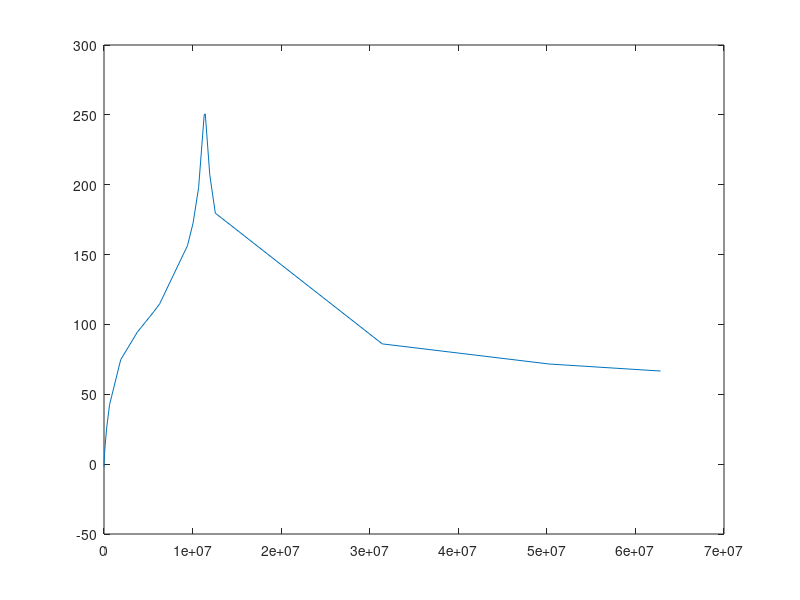
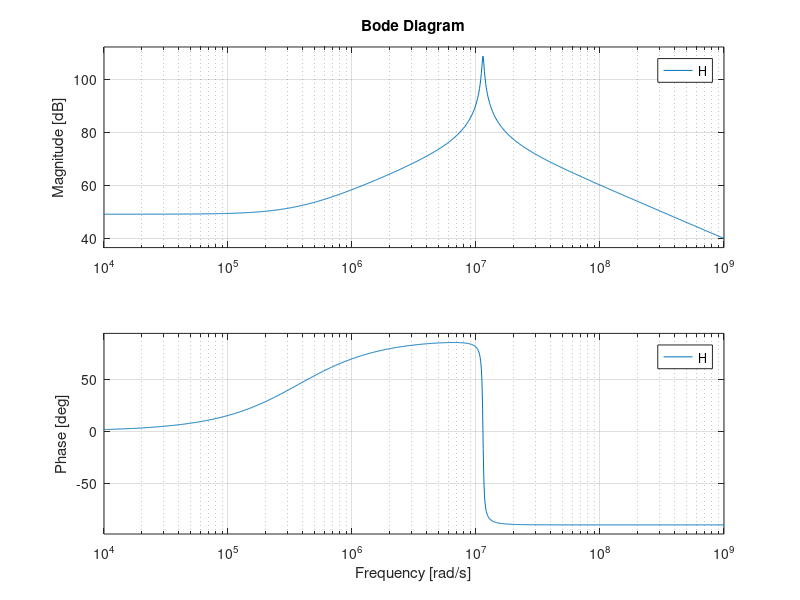

Recreate these plots in MATLAB, in order.
clc;
clearvars;
clear all;
M = csvread('inductancias.csv')

f = M(:,1);
L = M(:,2);
Q = M(:,3);
R = M(:,4);
% fase = M(:,5);
% 
% 
% figure;
% plot(f,L)
% 
% figure;
% plot(f,Q)
% 
% figure;
% plot(f,R)
% figure;
% plot(f,fase)
plot(2*pi*f*1000, 10*log((f).^2.*L.^2+R.^2));		%las frecuencias las tengo en kHz!!! acomode. No se que onda la amplitud
C = 1e-11;
L = 7.72e-4;
R = 286;
s = tf('s');
H = (s*C+1/(R+s*L))^(-1);
figure;
bode(H)



